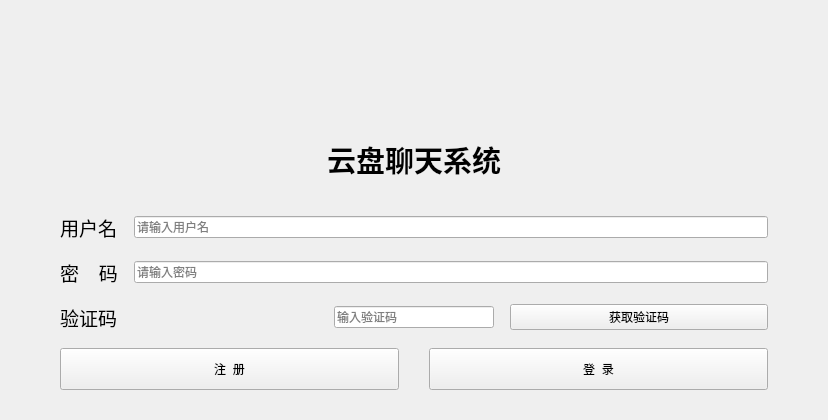
<?xml version="1.0" encoding="UTF-8"?>
<ui version="4.0">
 <class>Client</class>
 <widget class="QWidget" name="Client">
  <property name="geometry">
   <rect>
    <x>0</x>
    <y>0</y>
    <width>828</width>
    <height>420</height>
   </rect>
  </property>
  <property name="windowTitle">
   <string>登录/注册</string>
  </property>
  <property name="windowIcon">
   <iconset resource="config.qrc">
    <normaloff>:/login.png</normaloff>:/login.png</iconset>
  </property>
  <property name="styleSheet">
   <string notr="true"/>
  </property>
  <layout class="QVBoxLayout" name="verticalLayout">
   <property name="spacing">
    <number>16</number>
   </property>
   <property name="leftMargin">
    <number>60</number>
   </property>
   <property name="topMargin">
    <number>30</number>
   </property>
   <property name="rightMargin">
    <number>60</number>
   </property>
   <property name="bottomMargin">
    <number>30</number>
   </property>
   <item>
    <widget class="QLabel" name="loadingLabel">
     <property name="text">
      <string/>
     </property>
     <property name="alignment">
      <set>Qt::AlignCenter</set>
     </property>
    </widget>
   </item>
   <item>
    <widget class="QLabel" name="titleLabel">
     <property name="font">
      <font>
       <family>Arial</family>
       <pointsize>22</pointsize>
       <weight>75</weight>
       <bold>true</bold>
      </font>
     </property>
     <property name="text">
      <string>云盘聊天系统</string>
     </property>
     <property name="alignment">
      <set>Qt::AlignCenter</set>
     </property>
    </widget>
   </item>
   <item>
    <layout class="QGridLayout" name="gridLayout">
     <item row="1" column="0">
      <widget class="QLabel" name="label_2">
       <property name="font">
        <font>
         <family>Microsoft YaHei</family>
         <pointsize>14</pointsize>
        </font>
       </property>
       <property name="text">
        <string>密    码</string>
       </property>
      </widget>
     </item>
     <item row="2" column="0" colspan="2">
      <layout class="QHBoxLayout" name="captchaLayout">
       <item>
        <widget class="QLabel" name="randcode">
         <property name="font">
          <font>
           <family>Microsoft YaHei</family>
           <pointsize>14</pointsize>
          </font>
         </property>
         <property name="text">
          <string>验证码</string>
         </property>
        </widget>
       </item>
       <item>
        <widget class="QLineEdit" name="randcode_LE">
         <property name="minimumSize">
          <size>
           <width>160</width>
           <height>0</height>
          </size>
         </property>
         <property name="maximumSize">
          <size>
           <width>160</width>
           <height>16777215</height>
          </size>
         </property>
         <property name="placeholderText">
          <string>输入验证码</string>
         </property>
        </widget>
       </item>
       <item>
        <widget class="QPushButton" name="pushButton">
         <property name="minimumSize">
          <size>
           <width>90</width>
           <height>0</height>
          </size>
         </property>
         <property name="text">
          <string>获取验证码</string>
         </property>
        </widget>
       </item>
      </layout>
     </item>
     <item row="1" column="1">
      <widget class="QLineEdit" name="pwd_LE">
       <property name="echoMode">
        <enum>QLineEdit::Password</enum>
       </property>
       <property name="placeholderText">
        <string>请输入密码</string>
       </property>
      </widget>
     </item>
     <item row="0" column="0">
      <widget class="QLabel" name="label">
       <property name="font">
        <font>
         <family>Microsoft YaHei</family>
         <pointsize>14</pointsize>
        </font>
       </property>
       <property name="text">
        <string>用户名</string>
       </property>
      </widget>
     </item>
     <item row="0" column="1">
      <widget class="QLineEdit" name="name_LE">
       <property name="placeholderText">
        <string>请输入用户名</string>
       </property>
      </widget>
     </item>
    </layout>
   </item>
   <item>
    <layout class="QHBoxLayout" name="horizontalLayout_2">
     <property name="spacing">
      <number>30</number>
     </property>
     <item>
      <widget class="QPushButton" name="register_PB">
       <property name="minimumSize">
        <size>
         <width>120</width>
         <height>42</height>
        </size>
       </property>
       <property name="text">
        <string>注  册</string>
       </property>
      </widget>
     </item>
     <item>
      <widget class="QPushButton" name="login_PB">
       <property name="minimumSize">
        <size>
         <width>120</width>
         <height>42</height>
        </size>
       </property>
       <property name="text">
        <string>登  录</string>
       </property>
      </widget>
     </item>
    </layout>
   </item>
  </layout>
 </widget>
 <resources>
  <include location="config.qrc"/>
 </resources>
 <connections/>
</ui>
